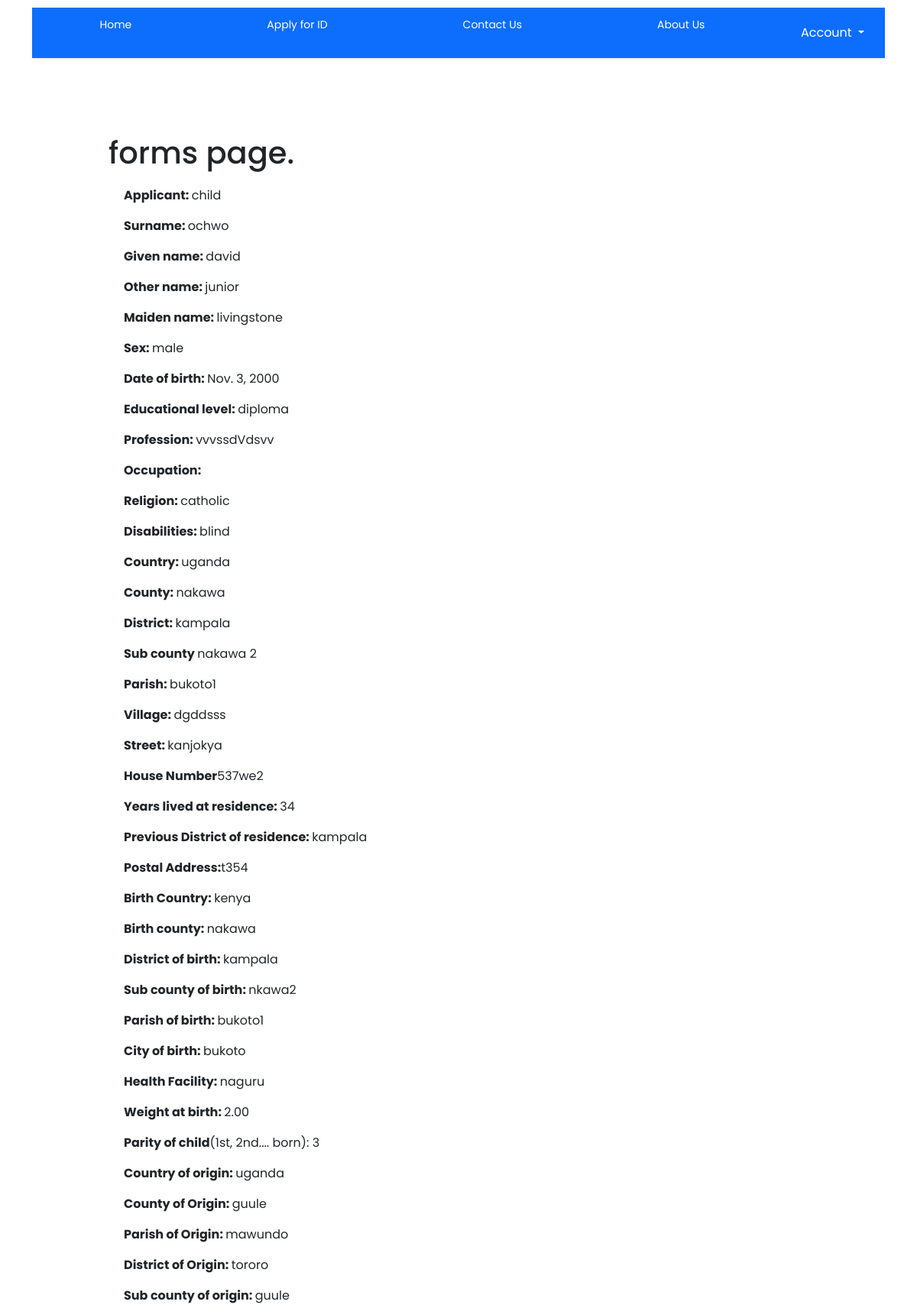
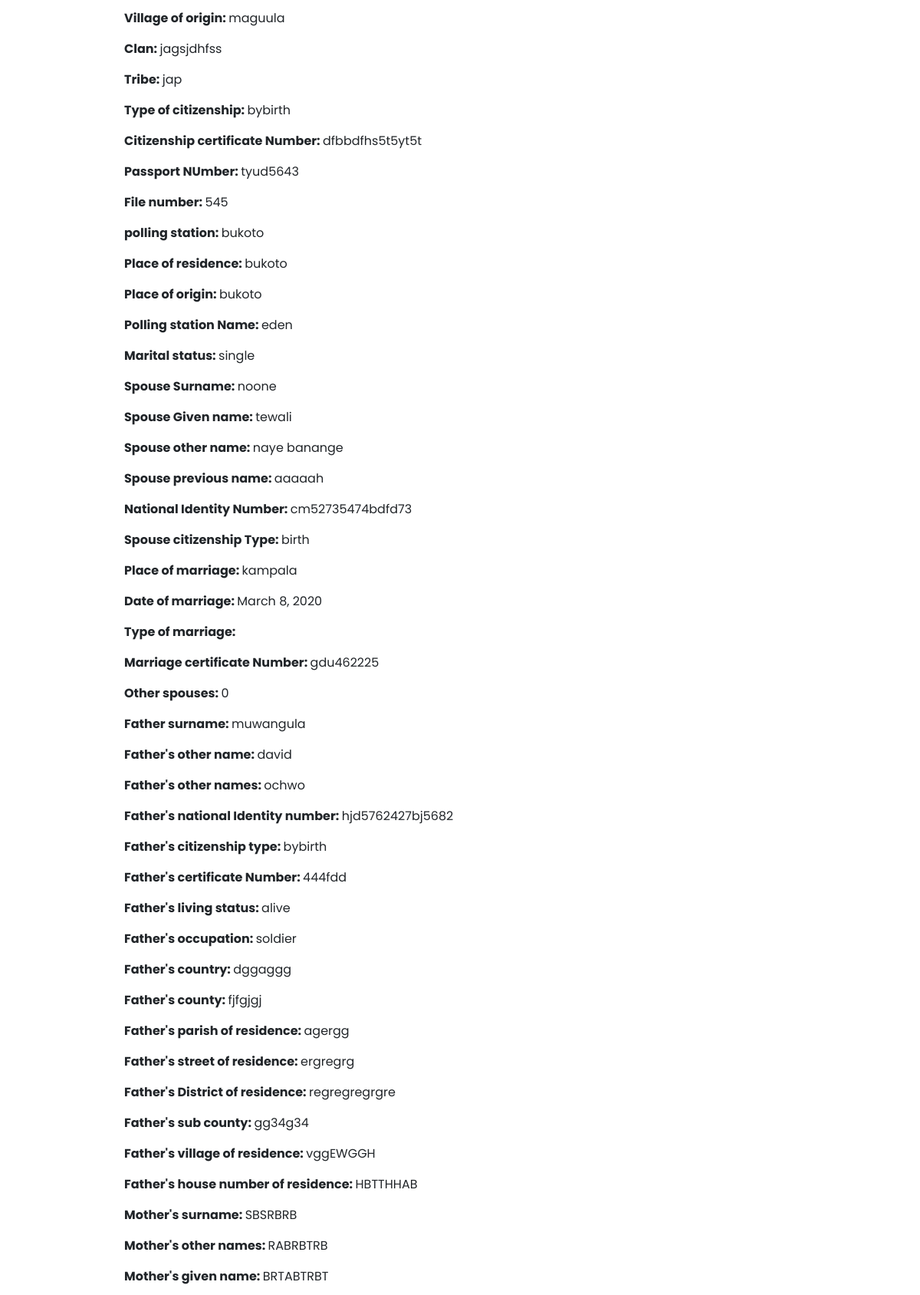
Page /form/3/ (upper part) on the committed database (2 pictures, top to bottom).
### register/models.py (models this page shows, shortened)
class Formsubmited(models.Model):
    eligibility = models.CharField(max_length=100)
    surname = models.CharField(max_length=100)
    given_name = models.CharField(max_length=100)
    other_name = models.CharField(max_length=100)
    maiden_name = models.CharField(max_length=100, blank =True, null = True)
    sex = models.CharField(max_length=10)
    date_of_birth = models.DateField()
    educ_level = models.CharField(max_length=100, null = True)
    profession = models.CharField(max_length=100)
    occupation = models.CharField(max_length=100)
    religion = models.CharField(max_length=100)
    disabilities = models.CharField(max_length=100)
    country = models.CharField(max_length=100)
    county = models.CharField(max_length=100)
    district = models.CharField(max_length=100)
    subCounty = models.CharField(max_length=100)
    parish = models.CharField(max_length=100)
    village = models.CharField(max_length=100)
    street = models.CharField(max_length=100)
    houseNo = models.CharField(max_length=100)
    yearsLivedAtAddress = models.IntegerField()
    previousDistrict = models.CharField(max_length=100, null = True)
    postalAddress = models.CharField(max_length=100, null = True)
    birthCountry = models.CharField(max_length=100)
    birthCounty = models.CharField(max_length=100)
    birthdistrict = models.CharField(max_length=100)
    birthsubCounty = models.CharField(max_length=100)
    birthParish = models.CharField(max_length=100)
    birthCity = models.CharField(max_length=100)
    healthFacility = models.CharField(max_length=100)
    weightatBirth = models.DecimalField(max_digits=5, decimal_places=2, null = True)
    parity = models.IntegerField()
    originCountry = models.CharField(max_length=100)
    originCounty = models.CharField(max_length=100)
    originParish = models.CharField(max_length=100)
    originDistrict = models.CharField(max_length=100)
    originSubcounty = models.CharField(max_length=100)
    originVillage = models.CharField(max_length=100)
    clan = models.CharField(max_length=100)
    tribe = models.CharField(max_length=100)
    citizenshipType = models.CharField(max_length=100)
    citizenshipCertNumber = models.CharField(max_length=100)
    passportNo = models.CharField(max_length=100, null = True)
    fileNumber = models.CharField(max_length=100, null = True)
    pollingStation = models.CharField(max_length=100, null = True)
    placeOfResidence = models.CharField(max_length=100, null = True)
    placeOfOrgin = models.CharField(max_length=100)
    pollingStationName = models.CharField(max_length=100, null = True)
    maritalStatus = models.CharField(max_length=100)
    spouseSurname = models.CharField(max_length=100)
    spouseGivenName = models.CharField(max_length=100)
    spouseOtherName = models.CharField(max_length=100)
    spousePreviousName = models.CharField(max_length=100)
    NIN = models.CharField(max_length=100)
    spouseCitizenshipType = models.CharField(max_length=100)
    placeOfMarriage = models.CharField(max_length=100)
    DateOfMarriage =  models.DateField()
    TypeOfMarriage = models.CharField(max_length=100)
    marriageCertNumber = models.CharField(max_length=100)
    otherSpouses = models.CharField(max_length=100)
    fatherSurname = models.CharField(max_length=100)
    fatherOtherName = models.CharField(max_length=100)
    fatherGivenName = models.CharField(max_length=100)
    fatherNIN = models.CharField(max_length=100)
    fatherCitizenshipType = models.CharField(max_length=100)
    fatherCitizenshipCertNumber = models.CharField(max_length=100)
    livingStatus = models.CharField(max_length=100)
    fatherOccupation = models.CharField(max_length=100)
    fatherCountry = models.CharField(max_length=100)
    fatherCounty = models.CharField(max_length=100)
    fatherParish = models.CharField(max_length=100)
    fatherStreet = models.CharField(max_length=100)
    fatherDistrict = models.CharField(max_length=100)
    fatherSubCounty = models.CharField(max_length=100)
    fatherVillage = models.CharField(max_length=100)
    fatherHouseNo = models.CharField(max_length=100)
    motherSurname = models.CharField(max_length=100)
    motherOtherName = models.CharField(max_length=100)
    motherGivenName = models.CharField(max_length=100)
    motherNIN = models.CharField(max_length=100)
    motherCitizenshipType = models.CharField(max_length=100)
    motherCitizenshipCertNumber = models.CharField(max_length=100)
    motherLivingStatus = models.CharField(max_length=100)
    motherOccupation = models.CharField(max_length=100)
    motherCountry = models.CharField(max_length=100)
    motherCounty = models.CharField(max_length=100)
    motherParish = models.CharField(max_length=100)
    motherStreet = models.CharField(max_length=100)
    motherDistrict = models.CharField(max_length=100)
    motherSubCounty = models.CharField(max_length=100)
    motherVillage = models.CharField(max_length=100)
    motherHouseNo = models.CharField(max_length=100, null = True)
    guardianSurname = models.CharField(max_length=100, null = True)
    guardianOtherName = models.CharField(max_length=100, null = True)
    guardianGivenName = models.CharField(max_length=100, null = True)
    guardianPassportNo = models.CharField(max_length=100, null = True)
    guardianNIN = models.CharField(max_length=100, null = True)
    guardianCitizenshipType = models.CharField(max_length=100, null = True)
    guardianCitizenshipCertNumber = models.CharField(max_length=100, null = True)
    guardianLivingStatus = models.CharField(max_length=100, null = True)
    guardianOccupation = models.CharField(max_length=100, null = True)
    guardianCountry = models.CharField(max_length=100, null = True)
    guardianCounty = models.CharField(max_length=100, null = True)
    guardianParish = models.CharField(max_length=100, null = True)
    guardianStreet = models.CharField(max_length=100, null = True)
    guardianDistrict = models.CharField(max_length=100, null = True)
    guardianSubCounty = models.CharField(max_length=100, null = True)
    guardianVillage = models.CharField(max_length=100, null = True)
    guardianHouseNo = models.CharField(max_length=100, null = True)

### register/views.py (the view)
# urls.py: path('form/<int:pk>/', views.form_detail, name="form"),
def form_detail(request, pk):
    form = get_object_or_404(Formsubmited, pk=pk)
    return render(request, "register/detail.html", {
        "form": form
    })

### register/templates/register/detail.html (shortened to what this page needs)
{% extends 'register/layout.html'%}
{% load static %}
{% block body %}
<div class="content">
<h1>forms page.</h1>
<div class="info">
    <p><strong>Applicant: </strong>{{form.eligibility}}</p>
    <p><strong>Surname: </strong>{{form.surname}}</p>
    <p><strong>Given name: </strong>{{form.given_name}}</p>
    <p><strong>Other name: </strong>{{form.other_name }}</p>
    <p><strong>Maiden name: </strong>{{form.maiden_name}}</p>
    <p><strong>Sex: </strong>{{form.sex}}</p>
    <p><strong>Date of birth: </strong>{{form.date_of_birth}}</p>
    <p><strong>Educational level: </strong>{{form.educ_level}}</p>
    <p><strong>Profession: </strong>{{form.profession}}</p>
    <p><strong>Occupation: </strong>{{form.rccupation}}</p>
    <p><strong>Religion: </strong>{{form.religion}}</p>
    <p><strong>Disabilities: </strong>{{form.disabilities}}</p>
    <p><strong>Country: </strong>{{form.country}}</p>
    <p><strong>County: </strong>{{form.county}}</p>
    <p><strong>District: </strong>{{form.district}}</p>
    <p><strong>Sub county </strong>{{form.subCounty}}</p>
    <p><strong>Parish: </strong>{{form.parish}}</p>
    <p><strong>Village: </strong>{{form.village}}</p>
    <p><strong>Street: </strong>{{form.street}}</p>
    <p><strong>House Number</strong>{{form.houseNo}}</p>
    <p><strong>Years lived at residence: </strong>{{form.yearsLivedAtAddress}}</p>
    <p><strong>Previous District of residence: </strong>{{form.previousDistrict}}</p>
    <p><strong>Postal Address:</strong>{{form.postalAddress}}</p>
    <p><strong>Birth Country: </strong>{{form.birthCountry}}</p>
    <p><strong>Birth county: </strong>{{form.birthCounty}}</p>
    <p><strong>District of birth: </strong>{{form.birthdistrict}}</p>
    <p><strong>Sub county of birth: </strong>{{form.birthsubCounty}}</p>
    <p><strong>Parish of birth: </strong>{{form.birthParish}}</p>
    <p><strong>City of birth: </strong>{{form.birthCity}}</p>
    <p><strong>Health Facility: </strong>{{form.healthFacility}}</p>
    <p><strong>Weight at birth: </strong>{{form.weightatBirth }}</p>
    <p><strong>Parity of child</strong>(1st, 2nd.... born): {{form.parity}}</p>
    <p><strong>Country of origin: </strong>{{form.originCountry}}</p>
    <p><strong>County of Origin: </strong>{{form.originCounty}}</p>
    <p><strong>Parish of Origin: </strong>{{form.originParish}}</p>
    <p><strong>District of Origin: </strong>{{form.originDistrict}}</p>
    <p><strong>Sub county of origin: </strong>{{form.originSubcounty}}</p>
    <p><strong>Village of origin: </strong>{{form.originVillage}}</p>
    <p><strong>Clan: </strong>{{form.clan}}</p>
    <p><strong>Tribe: </strong>{{form.tribe}}</p>
    <p><strong>Type of citizenship: </strong>{{form.citizenshipType}}</p>
    <p><strong>Citizenship certificate Number: </strong>{{form.citizenshipCertNumber}}</p>
    <p><strong>Passport NUmber: </strong>{{form.passportNo}}</p>
    <p><strong>File number: </strong>{{form.fileNumber}}</p>
    <p><strong>polling station: </strong>{{form.pollingStation}}</p>
    <p><strong>Place of residence: </strong>{{form.placeOfResidence}}</p>
    <p><strong>Place of origin: </strong>{{form.placeOfOrgin }}</p>
    <p><strong>Polling station Name: </strong>{{form.pollingStationName}}</p>
    <p><strong>Marital status: </strong>{{form.maritalStatus}}</p>
    <p><strong>Spouse Surname: </strong>{{form.spouseSurname}}</p>
    <p><strong>Spouse Given name: </strong>{{form.spouseGivenName}}</p>
    <p><strong>Spouse other name: </strong>{{form.spouseOtherName}}</p>
    <p><strong>Spouse previous name: </strong>{{form.spousePreviousName}}</p>
    <p><strong>National Identity Number: </strong>{{form.NIN}}</p>
    <p><strong>Spouse citizenship Type: </strong>{{form.spouseCitizenshipType}}</p>
    <p><strong>Place of marriage: </strong>{{form.placeOfMarriage}}</p>
    <p><strong>Date of marriage: </strong>{{form.DateOfMarriage}}</p>
    <p><strong>Type of marriage: </strong>{{form.TypeOfMarriag}}</p>
    <p><strong>Marriage certificate Number: </strong>{{form.marriageCertNumber}}</p>
    <p><strong>Other spouses: </strong>{{form.otherSpouses }}</p>
    <p><strong>Father surname: </strong>{{form.fatherSurname}}</p>
    <p><strong>Father's other name: </strong>{{form.fatherOtherName}}</p>
    <p><strong>Father's other names: </strong>{{form.fatherGivenName}}</p>
    <p><strong>Father's national Identity number: </strong>{{form.fatherNIN }}</p>
    <p><strong>Father's citizenship type: </strong>{{form.fatherCitizenshipType}}</p>
    <p><strong>Father's certificate Number: </strong>{{form.fatherCitizenshipCertNumber}}</p>
    <p><strong>Father's living status: </strong>{{form.livingStatus}}</p>
    <p><strong>Father's occupation: </strong>{{form.fatherOccupation}}</p>
    <p><strong>Father's country: </strong>{{form.fatherCountry }}</p>
    <p><strong>Father's county: </strong>{{form.fatherCounty}}</p>
    <p><strong>Father's parish of residence: </strong>{{form.fatherParish }}</p>
    <p><strong>Father's street of residence: </strong>{{form.fatherStreet}}</p>
    <p><strong>Father's District of residence: </strong>{{form.fatherDistrict}}</p>
    <p><strong>Father's sub county: </strong>{{form.fatherSubCounty}}</p>
    <p><strong>Father's village of residence: </strong>{{form.fatherVillage}}</p>
    <p><strong>Father's house number of residence: </strong>{{form.fatherHouseNo}}</p>
    <p><strong>Mother's surname: </strong>{{form.motherSurname}}</p>
    <p><strong>Mother's other names: </strong>{{form.motherOtherName}}</p>
    <p><strong>Mother's given name: </strong>{{form.motherGivenName}}</p>
    <br>
    <br>
</div>
</div>
{% endblock %}

### register/static/register/index.css (style rules this page uses)
body { font-family: 'Poppins', sans-serif; }
.content { margin: 50px; padding: 50px; }
.info { padding: 10px; margin: 10px; }
div { padding: 10px; margin-left: 10px; }

### rows in the picture
Formsubmited: eligibility "child", surname "ochwo", given_name "david", other_name "junior", maiden_name "livingstone", sex "male", date_of_birth "Nov. 3, 2000", educ_level "diploma", profession "vvvssdVdsvv", religion "catholic", disabilities "blind", country "uganda", county "nakawa", district "kampala", subCounty "nakawa 2", parish "bukoto1", village "dgddsss", street "kanjokya", houseNo "537we2", yearsLivedAtAddress "34", previousDistrict "kampala", postalAddress "t354", birthCountry "kenya", birthCounty "nakawa", birthdistrict "kampala", birthsubCounty "nkawa2", birthParish "bukoto1", birthCity "bukoto", healthFacility "naguru", weightatBirth "2.00", parity "3", originCountry "uganda", originCounty "guule", originParish "mawundo", originDistrict "tororo", originSubcounty "guule", originVillage "maguula", clan "jagsjdhfss", tribe "jap", citizenshipType "bybirth", citizenshipCertNumber "dfbbdfhs5t5yt5t", passportNo "tyud5643", fileNumber "545", pollingStation "bukoto", placeOfResidence "bukoto", placeOfOrgin "bukoto", pollingStationName "eden", maritalStatus "single", spouseSurname "noone", spouseGivenName "tewali", spouseOtherName "naye banange", spousePreviousName "aaaaah", NIN "cm52735474bdfd73", spouseCitizenshipType "birth", placeOfMarriage "kampala", DateOfMarriage "March 8, 2020", marriageCertNumber "gdu462225", otherSpouses "0", fatherSurname "muwangula", fatherOtherName "david", fatherGivenName "ochwo", fatherNIN "hjd5762427bj5682", fatherCitizenshipType "bybirth", fatherCitizenshipCertNumber "444fdd", livingStatus "alive", fatherOccupation "soldier", fatherCountry "dggaggg", fatherCounty "fjfgjgj", fatherParish "agergg", fatherStreet "ergregrg", fatherDistrict "regregregrgre", fatherSubCounty "gg34g34", fatherVillage "vggEWGGH", fatherHouseNo "HBTTHHAB", motherSurname "SBSRBRB", motherOtherName "RABRBTRB", motherGivenName "BRTABTRBT"
